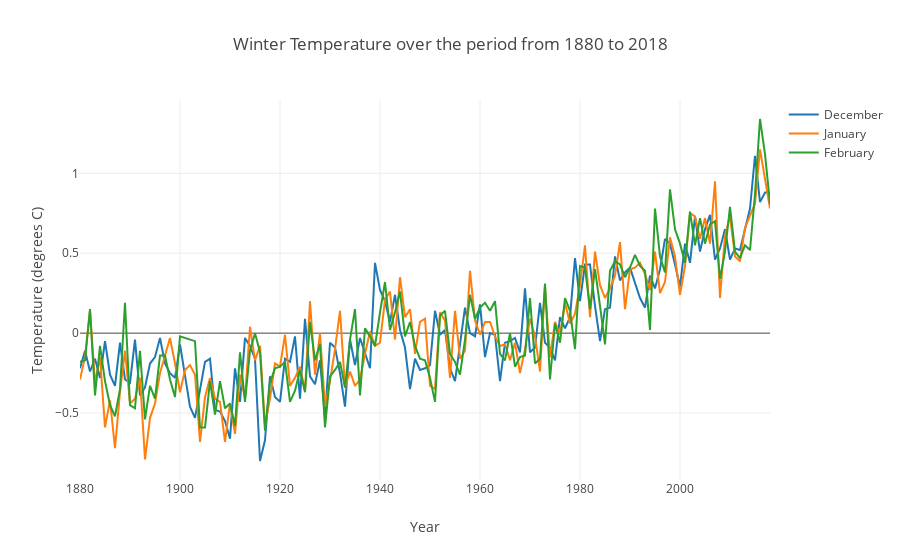

Write notebook code for a chart like this one.
### Markdown cell above
## Line graph of winter months

### Code cell
#Visualization of winter months-DJF-1880-2018--line plot
results=data_months.sort_values(by="Year")
layout = go.Layout(title="Winter Temperature over the period from 1880 to 2018", 
                   xaxis = dict(title = 'Year'),
                   yaxis = dict(title = 'Temperature (degrees C)'))

trace0 = go.Scatter(x=results.Year, 
                    y=results.Dec, 
                    name = 'December') 
                    


trace1 = go.Scatter(x=results.Year, 
                    y=results.Jan, 
                    name = 'January')

trace2 = go.Scatter(x=results.Year,
                    y=results.Feb,
                    name = 'February')

data = [trace0, trace1, trace2]

fig = go.Figure(data=data, layout=layout)
py.iplot(fig)

### Figure 1 — Plotly figure (JSON) as saved in the notebook; plotly's stock layout.template omitted (floating-point values rounded to 4 significant figures; data arrays with more than 128 entries replaced by an {"elided": "..."} marker saying what was removed)
{"data": [{"name": "December", "type": "scatter", "uid": "451243c4-cbcc-11e8-a316-94de806b86f9", "x": {"elided": "139 int values"}, "y": {"elided": "139 float values"}}, {"name": "January", "type": "scatter", "uid": "451243c5-cbcc-11e8-a316-94de806b86f9", "x": {"elided": "139 int values"}, "y": {"elided": "139 float values"}}, {"name": "February", "type": "scatter", "uid": "451243c6-cbcc-11e8-a316-94de806b86f9", "x": {"elided": "139 int values"}, "y": {"elided": "139 float values"}}], "layout": {"title": "Winter Temperature over the period from 1880 to 2018", "xaxis": {"title": "Year"}, "yaxis": {"title": "Temperature (degrees C)"}}}
